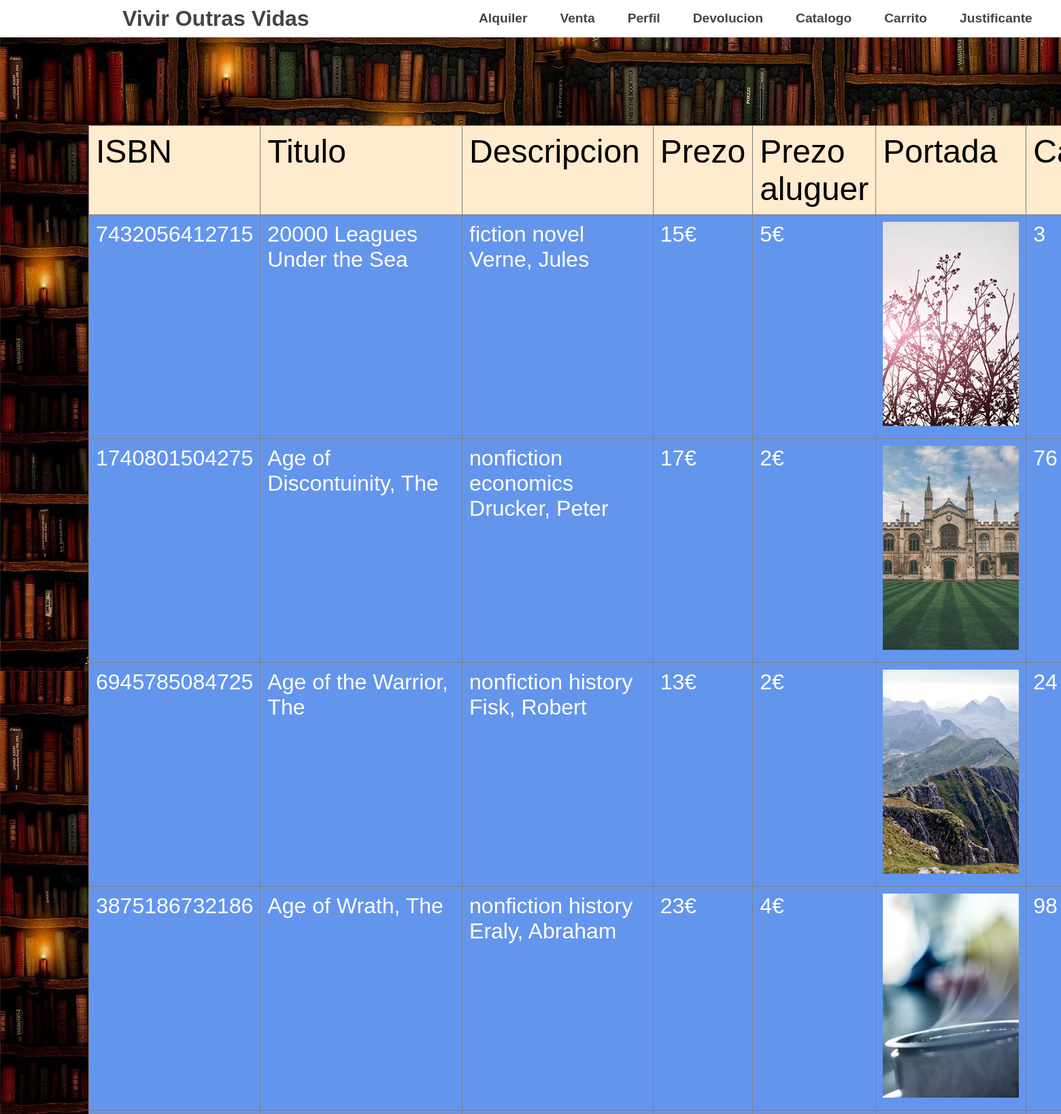
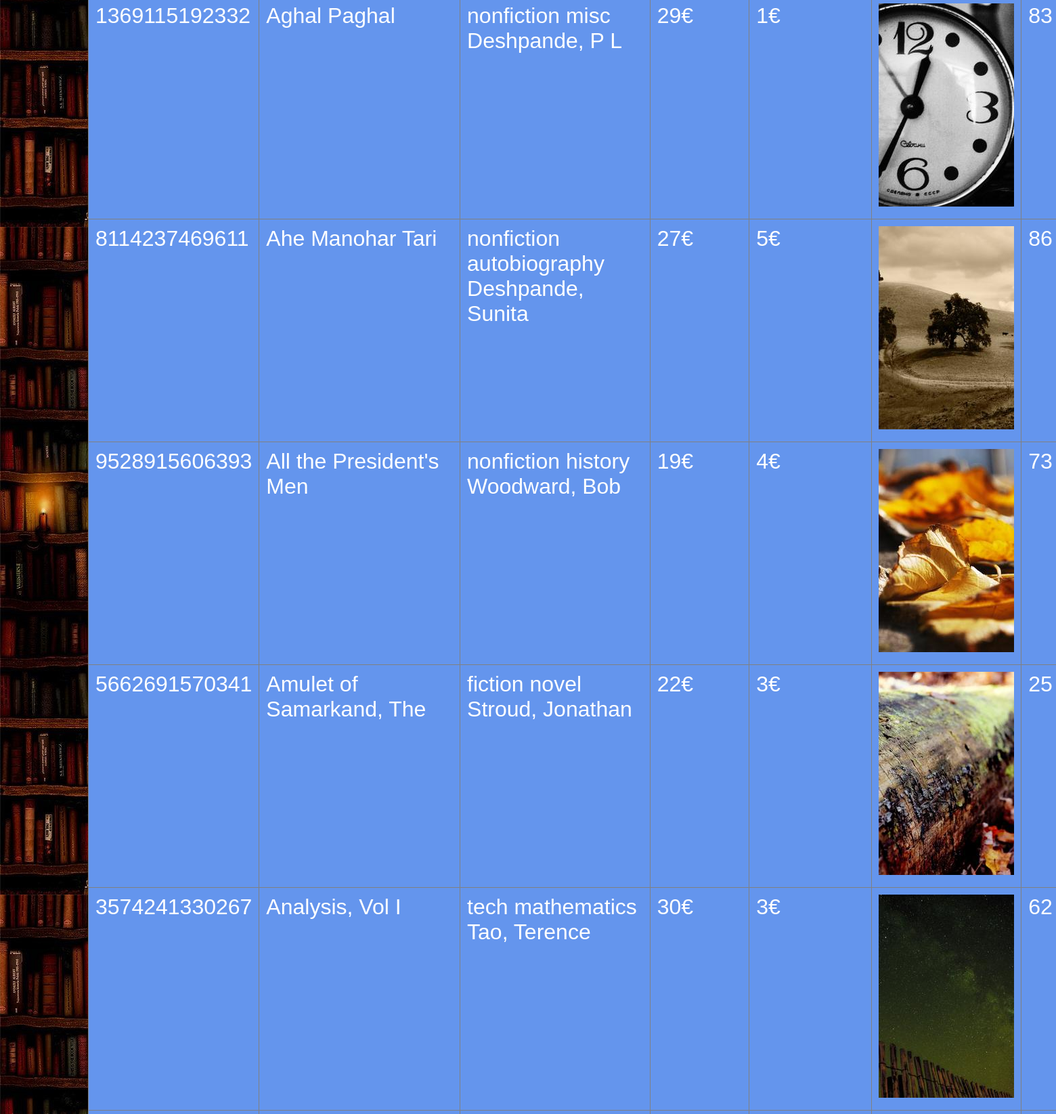
/IAWM-PROYECTO/sitio/panel_usuario.php (signed in, upper part), run on the app's committed database (2 pictures, top to bottom).
### tables this page shows
CREATE TABLE `libro_aluguer` (
  `ISBN` varchar(18) PRIMARY KEY,
  `titulo` varchar(60),
  `cantidade` int,
  `descripcion` varchar(100),
  `editorial` varchar(24),
  `prezo` int,
  `prezo_aluguer` int,
  `foto` varchar(1000),
  `venda` boolean DEFAULT TRUE,
  `aluguer` boolean DEFAULT TRUE
);

### IAWM-PROYECTO/sitio/panel_usuario.php (the view, shortened to what this page needs)
<!DOCTYPE html>
<html lang="en">
<head>
    <link rel="stylesheet" type="text/css" href="./css/flexnav.css">
    <link rel="stylesheet" type="text/css" href="./css/demo.css">
    <link rel="stylesheet" href="css/login.css">
</head>
            <?php
include 'php/flexnav.php';
include 'php/mysqlcon.php';
$sql = "SELECT * FROM libro_aluguer ORDER BY titulo";
$result = mysqli_query($conn, $sql);
echo "<br>";
echo
"<table class='catalogo' border='1' style='margin-top: 15%; margin-left: -15%;'>",
    "<thead>
    <td>ISBN</td>
    <td>Titulo</td>
    <td>Descripcion</td>
    <td>Prezo</td>
    <td>Prezo aluguer</td>
    <td>Portada</td>
    <td>Cantidade</td>
    </thead>";
while ($row = mysqli_fetch_assoc($result)) {
    echo "<tr>";
    echo "<td>", $row['ISBN'], "</td>";
    echo "<td>", $row['titulo'], "</td>";
    echo "<td>", $row['descripcion'], "</td>";
    echo "<td>", $row['prezo'], "€", "</td>";
    echo "<td>", $row['prezo_aluguer'], "€", "</td>";
    echo "<td>", "<img src=", $row['foto'], ">", "</td>";
    echo "<td>", $row['cantidade'], "</td>";
}
echo "</tr>";
echo "</table>";
?>
        </article>
    </div>
</body>
</html>

### IAWM-PROYECTO/sitio/css/flexnav.css (style rules this page uses)
body, p, h1, h2, h3, h4, ul, li { margin: 0; padding: 0; }
body { max-height: 100vh; }

### IAWM-PROYECTO/sitio/css/demo.css (style rules this page uses)
html { font-family: Arial, Helvetica, sans-serif; }

### IAWM-PROYECTO/sitio/css/login.css (style rules this page uses)
.formulario, table, tr, td { padding: 10px; border-collapse: collapse; }
td { background-color: cornflowerblue; color: white; }
body { background-image: url(/img/background.jpg); }
.catalogo thead tr td { color: black; background-color: blanchedalmond; font-size: 3em !important; }
.catalogo tr td { vertical-align: top; font-size: 2em; }

### data on the page
libro_aluguer: ISBN "7432056412715", titulo "20000 Leagues Under the Sea", descripcion "fiction novel Verne, Jules", prezo "15", prezo_aluguer "5", foto (picture), cantidade "3"
libro_aluguer: ISBN "1740801504275", titulo "Age of Discontuinity, The", descripcion "nonfiction economics Drucker, Peter", prezo "17", prezo_aluguer "2", foto (picture), cantidade "76"
libro_aluguer: ISBN "6945785084725", titulo "Age of the Warrior, The", descripcion "nonfiction history Fisk, Robert", prezo "13", prezo_aluguer "2", foto (picture), cantidade "24"
libro_aluguer: ISBN "3875186732186", titulo "Age of Wrath, The", descripcion "nonfiction history Eraly, Abraham", prezo "23", prezo_aluguer "4", foto (picture), cantidade "98"
libro_aluguer: ISBN "1369115192332", titulo "Aghal Paghal", descripcion "nonfiction misc Deshpande, P L", prezo "29", prezo_aluguer "1", foto (picture), cantidade "83"
libro_aluguer: ISBN "8114237469611", titulo "Ahe Manohar Tari", descripcion "nonfiction autobiography Deshpande, Sunita", prezo "27", prezo_aluguer "5", foto (picture), cantidade "86"
libro_aluguer: ISBN "9528915606393", titulo "All the President's Men", descripcion "nonfiction history Woodward, Bob", prezo "19", prezo_aluguer "4", foto (picture), cantidade "73"
libro_aluguer: ISBN "5662691570341", titulo "Amulet of Samarkand, The", descripcion "fiction novel Stroud, Jonathan", prezo "22", prezo_aluguer "3", foto (picture), cantidade "25"
libro_aluguer: ISBN "3574241330267", titulo "Analysis, Vol I", descripcion "tech mathematics Tao, Terence", prezo "30", prezo_aluguer "3", foto (picture), cantidade "62"
